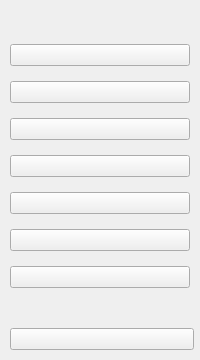
     <widget class="QWidget" name="widget_menu" native="true">
      <property name="sizePolicy">
       <sizepolicy hsizetype="Preferred" vsizetype="Preferred">
        <horstretch>10</horstretch>
        <verstretch>0</verstretch>
       </sizepolicy>
      </property>
      <layout class="QVBoxLayout" name="verticalLayout_14">
       <property name="spacing">
        <number>0</number>
       </property>
       <property name="leftMargin">
        <number>0</number>
       </property>
       <property name="topMargin">
        <number>0</number>
       </property>
       <property name="rightMargin">
        <number>0</number>
       </property>
       <property name="bottomMargin">
        <number>0</number>
       </property>
       <item>
        <widget class="QWidget" name="widget_menu_inner" native="true">
         <property name="sizePolicy">
          <sizepolicy hsizetype="Expanding" vsizetype="Expanding">
           <horstretch>0</horstretch>
           <verstretch>100</verstretch>
          </sizepolicy>
         </property>
         <property name="cursor">
          <cursorShape>ArrowCursor</cursorShape>
         </property>
         <layout class="QVBoxLayout" name="verticalLayout_2">
          <property name="spacing">
           <number>15</number>
          </property>
          <property name="leftMargin">
           <number>10</number>
          </property>
          <property name="topMargin">
           <number>15</number>
          </property>
          <property name="rightMargin">
           <number>10</number>
          </property>
          <property name="bottomMargin">
           <number>0</number>
          </property>
          <item>
           <widget class="QWidget" name="widget_exe_info" native="true">
            <property name="sizePolicy">
             <sizepolicy hsizetype="Expanding" vsizetype="Expanding">
              <horstretch>0</horstretch>
              <verstretch>0</verstretch>
             </sizepolicy>
            </property>
            <layout class="QHBoxLayout" name="horizontalLayout_9">
             <property name="spacing">
              <number>0</number>
             </property>
             <property name="leftMargin">
              <number>0</number>
             </property>
             <property name="topMargin">
              <number>0</number>
             </property>
             <property name="rightMargin">
              <number>0</number>
             </property>
             <property name="bottomMargin">
              <number>0</number>
             </property>
             <item>
              <widget class="QLabel" name="lb_exe_icon">
               <property name="sizePolicy">
                <sizepolicy hsizetype="Expanding" vsizetype="Expanding">
                 <horstretch>0</horstretch>
                 <verstretch>0</verstretch>
                </sizepolicy>
               </property>
               <property name="text">
                <string/>
               </property>
              </widget>
             </item>
            </layout>
           </widget>
          </item>
          <item>
           <widget class="QWidget" name="widget_page_basic" native="true">
            <property name="sizePolicy">
             <sizepolicy hsizetype="Expanding" vsizetype="Expanding">
              <horstretch>0</horstretch>
              <verstretch>0</verstretch>
             </sizepolicy>
            </property>
            <layout class="QHBoxLayout" name="horizontalLayout_2">
             <property name="spacing">
              <number>0</number>
             </property>
             <property name="leftMargin">
              <number>0</number>
             </property>
             <property name="topMargin">
              <number>0</number>
             </property>
             <property name="rightMargin">
              <number>0</number>
             </property>
             <property name="bottomMargin">
              <number>0</number>
             </property>
             <item>
              <widget class="QPushButton" name="pb_page_basic">
               <property name="sizePolicy">
                <sizepolicy hsizetype="Expanding" vsizetype="Expanding">
                 <horstretch>0</horstretch>
                 <verstretch>0</verstretch>
                </sizepolicy>
               </property>
               <property name="cursor">
                <cursorShape>PointingHandCursor</cursorShape>
               </property>
               <property name="styleSheet">
                <string notr="true"/>
               </property>
               <property name="text">
                <string/>
               </property>
              </widget>
             </item>
            </layout>
           </widget>
          </item>
          <item>
           <widget class="QWidget" name="widget_page_advance" native="true">
            <property name="sizePolicy">
             <sizepolicy hsizetype="Expanding" vsizetype="Expanding">
              <horstretch>0</horstretch>
              <verstretch>0</verstretch>
             </sizepolicy>
            </property>
            <layout class="QHBoxLayout" name="horizontalLayout_3">
             <property name="spacing">
              <number>0</number>
             </property>
             <property name="leftMargin">
              <number>0</number>
             </property>
             <property name="topMargin">
              <number>0</number>
             </property>
             <property name="rightMargin">
              <number>0</number>
             </property>
             <property name="bottomMargin">
              <number>0</number>
             </property>
             <item>
              <widget class="QPushButton" name="pb_page_advance">
               <property name="sizePolicy">
                <sizepolicy hsizetype="Expanding" vsizetype="Expanding">
                 <horstretch>0</horstretch>
                 <verstretch>0</verstretch>
                </sizepolicy>
               </property>
               <property name="cursor">
                <cursorShape>PointingHandCursor</cursorShape>
               </property>
               <property name="text">
                <string/>
               </property>
              </widget>
             </item>
            </layout>
           </widget>
          </item>
          <item>
           <widget class="QWidget" name="widget_3" native="true">
            <property name="sizePolicy">
             <sizepolicy hsizetype="Expanding" vsizetype="Expanding">
              <horstretch>0</horstretch>
              <verstretch>0</verstretch>
             </sizepolicy>
            </property>
            <layout class="QHBoxLayout" name="horizontalLayout_4">
             <property name="spacing">
              <number>0</number>
             </property>
             <property name="leftMargin">
              <number>0</number>
             </property>
             <property name="topMargin">
              <number>0</number>
             </property>
             <property name="rightMargin">
              <number>0</number>
             </property>
             <property name="bottomMargin">
              <number>0</number>
             </property>
             <item>
              <widget class="QPushButton" name="pb_page_ios_win">
               <property name="sizePolicy">
                <sizepolicy hsizetype="Expanding" vsizetype="Expanding">
                 <horstretch>0</horstretch>
                 <verstretch>0</verstretch>
                </sizepolicy>
               </property>
               <property name="cursor">
                <cursorShape>PointingHandCursor</cursorShape>
               </property>
               <property name="text">
                <string/>
               </property>
              </widget>
             </item>
            </layout>
           </widget>
          </item>
          <item>
           <widget class="QWidget" name="widget_4" native="true">
            <property name="sizePolicy">
             <sizepolicy hsizetype="Expanding" vsizetype="Expanding">
              <horstretch>0</horstretch>
              <verstretch>0</verstretch>
             </sizepolicy>
            </property>
            <layout class="QHBoxLayout" name="horizontalLayout_5">
             <property name="spacing">
              <number>0</number>
             </property>
             <property name="leftMargin">
              <number>0</number>
             </property>
             <property name="topMargin">
              <number>0</number>
             </property>
             <property name="rightMargin">
              <number>0</number>
             </property>
             <property name="bottomMargin">
              <number>0</number>
             </property>
             <item>
              <widget class="QPushButton" name="pb_page_info">
               <property name="sizePolicy">
                <sizepolicy hsizetype="Expanding" vsizetype="Expanding">
                 <horstretch>0</horstretch>
                 <verstretch>0</verstretch>
                </sizepolicy>
               </property>
               <property name="cursor">
                <cursorShape>PointingHandCursor</cursorShape>
               </property>
               <property name="text">
                <string/>
               </property>
              </widget>
             </item>
            </layout>
           </widget>
          </item>
          <item>
           <widget class="QWidget" name="widget_6" native="true">
            <property name="sizePolicy">
             <sizepolicy hsizetype="Expanding" vsizetype="Expanding">
              <horstretch>0</horstretch>
              <verstretch>0</verstretch>
             </sizepolicy>
            </property>
            <layout class="QHBoxLayout" name="horizontalLayout_7">
             <property name="spacing">
              <number>0</number>
             </property>
             <property name="leftMargin">
              <number>0</number>
             </property>
             <property name="topMargin">
              <number>0</number>
             </property>
             <property name="rightMargin">
              <number>0</number>
             </property>
             <property name="bottomMargin">
              <number>0</number>
             </property>
             <item>
              <widget class="QPushButton" name="pb_page_command">
               <property name="sizePolicy">
                <sizepolicy hsizetype="Expanding" vsizetype="Expanding">
                 <horstretch>0</horstretch>
                 <verstretch>0</verstretch>
                </sizepolicy>
               </property>
               <property name="cursor">
                <cursorShape>PointingHandCursor</cursorShape>
               </property>
               <property name="text">
                <string/>
               </property>
              </widget>
             </item>
            </layout>
           </widget>
          </item>
          <item>
           <widget class="QWidget" name="widget_5" native="true">
            <property name="sizePolicy">
             <sizepolicy hsizetype="Expanding" vsizetype="Expanding">
              <horstretch>0</horstretch>
              <verstretch>0</verstretch>
             </sizepolicy>
            </property>
            <layout class="QHBoxLayout" name="horizontalLayout_6">
             <property name="spacing">
              <number>0</number>
             </property>
             <property name="leftMargin">
              <number>0</number>
             </property>
             <property name="topMargin">
              <number>0</number>
             </property>
             <property name="rightMargin">
              <number>0</number>
             </property>
             <property name="bottomMargin">
              <number>0</number>
             </property>
             <item>
              <widget class="QPushButton" name="pb_page_console">
               <property name="sizePolicy">
                <sizepolicy hsizetype="Expanding" vsizetype="Expanding">
                 <horstretch>0</horstretch>
                 <verstretch>0</verstretch>
                </sizepolicy>
               </property>
               <property name="cursor">
                <cursorShape>PointingHandCursor</cursorShape>
               </property>
               <property name="text">
                <string/>
               </property>
              </widget>
             </item>
            </layout>
           </widget>
          </item>
          <item>
           <widget class="QWidget" name="widget_11" native="true">
            <property name="sizePolicy">
             <sizepolicy hsizetype="Expanding" vsizetype="Expanding">
              <horstretch>0</horstretch>
              <verstretch>0</verstretch>
             </sizepolicy>
            </property>
            <layout class="QHBoxLayout" name="horizontalLayout_12">
             <property name="spacing">
              <number>0</number>
             </property>
             <property name="leftMargin">
              <number>0</number>
             </property>
             <property name="topMargin">
              <number>0</number>
             </property>
             <property name="rightMargin">
              <number>0</number>
             </property>
             <property name="bottomMargin">
              <number>0</number>
             </property>
             <item>
              <widget class="QPushButton" name="pb_show_tutorial">
               <property name="sizePolicy">
                <sizepolicy hsizetype="Expanding" vsizetype="Expanding">
                 <horstretch>0</horstretch>
                 <verstretch>0</verstretch>
                </sizepolicy>
               </property>
               <property name="cursor">
                <cursorShape>PointingHandCursor</cursorShape>
               </property>
               <property name="text">
                <string/>
               </property>
              </widget>
             </item>
            </layout>
           </widget>
          </item>
          <item>
           <widget class="QWidget" name="widget_7" native="true">
            <property name="sizePolicy">
             <sizepolicy hsizetype="Expanding" vsizetype="Expanding">
              <horstretch>0</horstretch>
              <verstretch>100</verstretch>
             </sizepolicy>
            </property>
            <property name="cursor">
             <cursorShape>ArrowCursor</cursorShape>
            </property>
           </widget>
          </item>
          <item>
           <widget class="QWidget" name="widget_page_setting" native="true">
            <property name="sizePolicy">
             <sizepolicy hsizetype="Expanding" vsizetype="Expanding">
              <horstretch>0</horstretch>
              <verstretch>0</verstretch>
             </sizepolicy>
            </property>
            <layout class="QHBoxLayout" name="horizontalLayout_8">
             <property name="spacing">
              <number>0</number>
             </property>
             <property name="leftMargin">
              <number>0</number>
             </property>
             <property name="topMargin">
              <number>0</number>
             </property>
             <property name="rightMargin">
              <number>0</number>
             </property>
             <property name="bottomMargin">
              <number>0</number>
             </property>
            </layout>
           </widget>
          </item>
         </layout>
        </widget>
       </item>
       <item>
        <widget class="QWidget" name="widget_45" native="true">
         <property name="sizePolicy">
          <sizepolicy hsizetype="Expanding" vsizetype="Expanding">
           <horstretch>0</horstretch>
           <verstretch>5</verstretch>
          </sizepolicy>
         </property>
         <layout class="QVBoxLayout" name="verticalLayout_15">
          <property name="spacing">
           <number>15</number>
          </property>
          <property name="leftMargin">
           <number>10</number>
          </property>
          <property name="topMargin">
           <number>10</number>
          </property>
          <property name="rightMargin">
           <number>6</number>
          </property>
          <property name="bottomMargin">
           <number>10</number>
          </property>
          <item>
           <widget class="QPushButton" name="pb_page_setting">
            <property name="sizePolicy">
             <sizepolicy hsizetype="Expanding" vsizetype="Expanding">
              <horstretch>0</horstretch>
              <verstretch>10</verstretch>
             </sizepolicy>
            </property>
            <property name="cursor">
             <cursorShape>PointingHandCursor</cursorShape>
            </property>
            <property name="text">
             <string/>
            </property>
           </widget>
          </item>
         </layout>
        </widget>
       </item>
      </layout>
     </widget>
